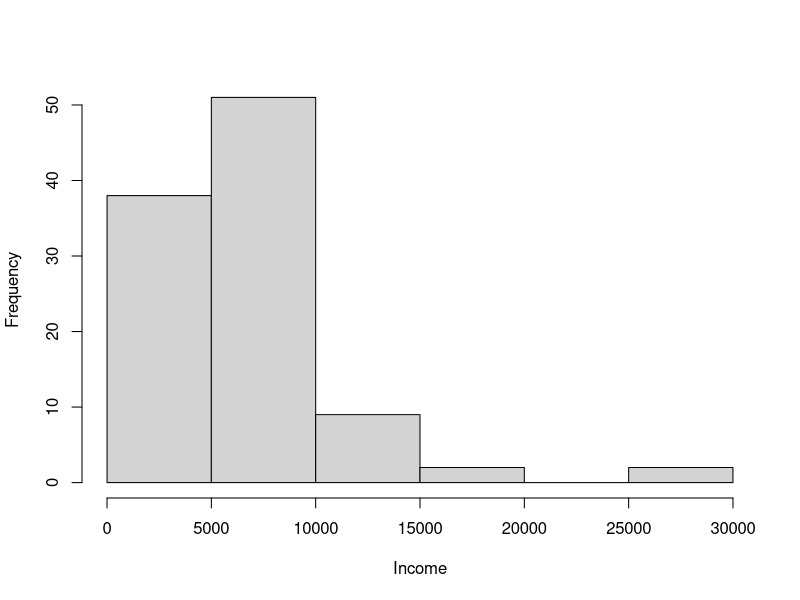
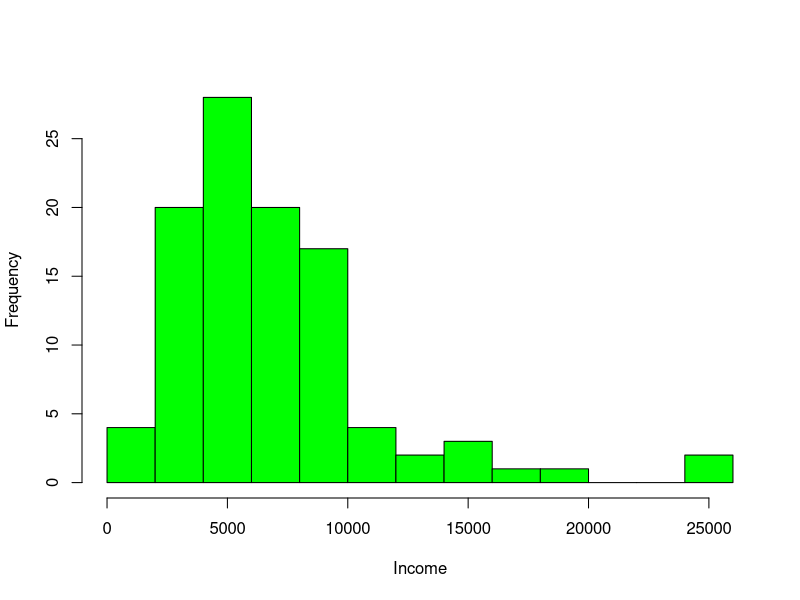
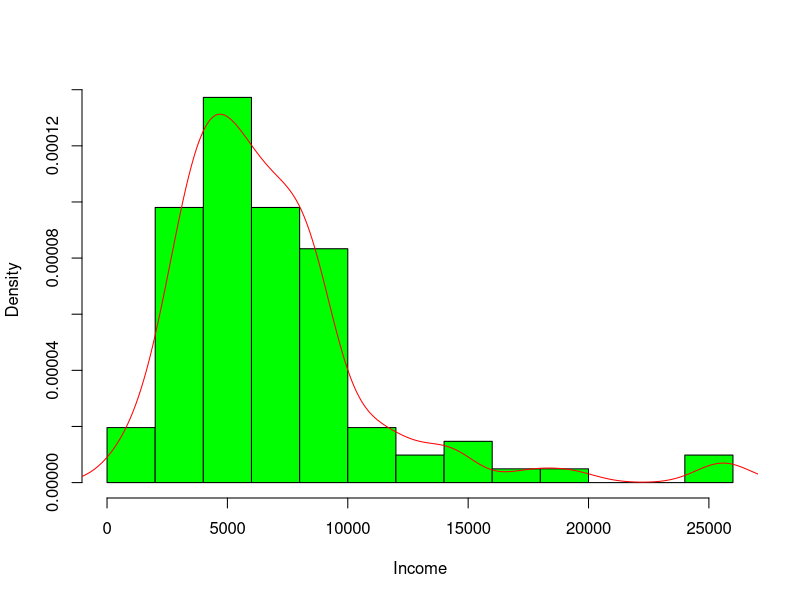
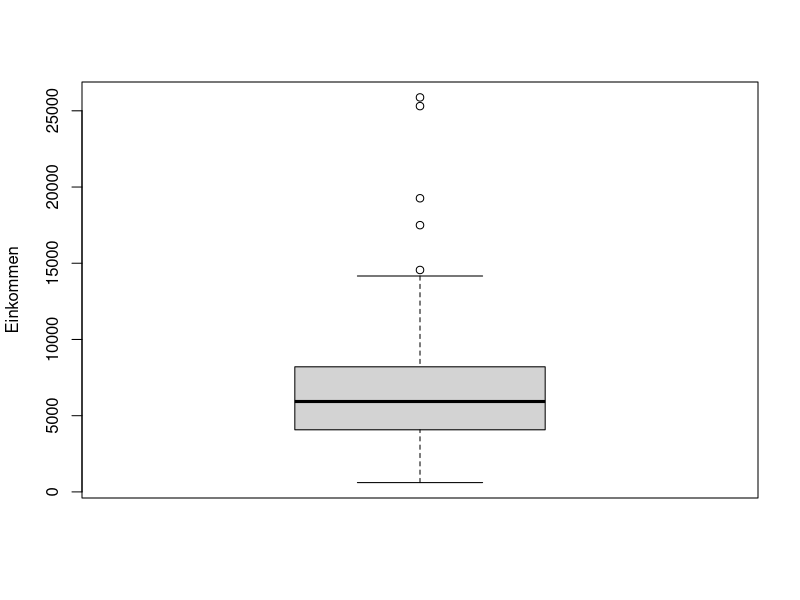
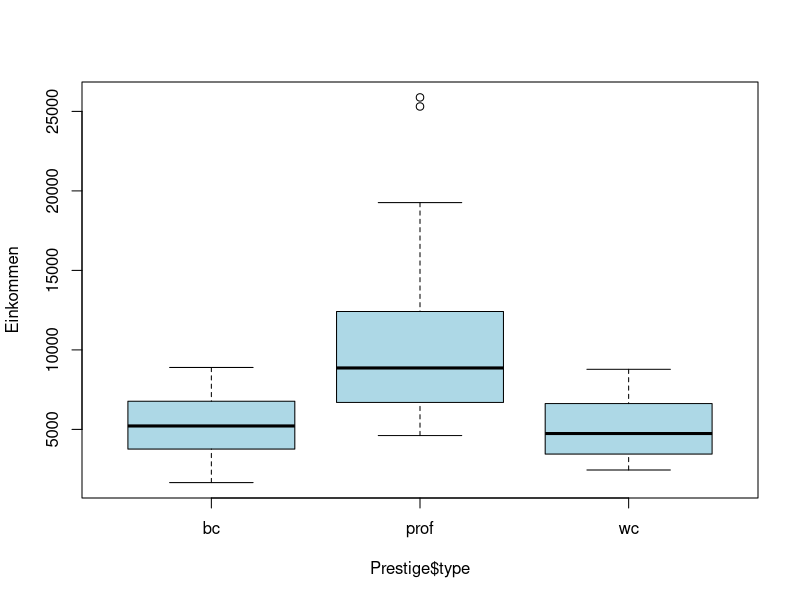
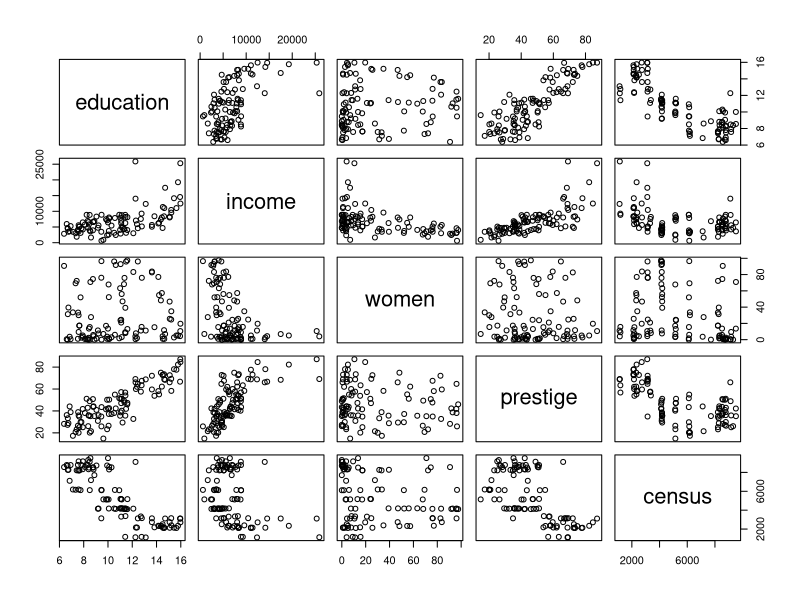

These figures' R source, in order: (Note: this script raises an error after producing the figures.)
##############################################################
# Nichtlineare Regression
# Jan-Philipp Kolb
# 21.03.2014
#
# Einführung - lineare Regression
#
##############################################################

#------------------------------------------------------------#
# Generelle Information
#------------------------------------------------------------#

options(scipen=10)

scriptname <- "Regression_A_lineareR.R"
author <- "Jan-Philipp Kolb"

#------------------------------------------------------------#
# Pfade angeben
#------------------------------------------------------------#

main.path <- "J:/Work/Statistik/Kolb/Workshops/2014/WorkshopRegression"

graph.path <- paste(main.path,"/Folien/figure",sep="")


#------------------------------------------------------------#
# Bibliotheken
#------------------------------------------------------------#

# DAAG package

library(car)

data(Prestige)

#------------------------------------------------------------#
# Daten anschauen - Histogramme
#------------------------------------------------------------#

  # Ein erster Überblick über die Daten
head(Prestige)

hist(Prestige$income,main="",xlab="Income")

hist(Prestige$income,main="",xlab="Income",breaks=15,
     col="green")


  # Wenn die Dichtelinie noch dazu gezeichnet werden soll:
hist(Prestige$income,main="",xlab="Income",breaks=15,
     col="green",probability=T)
points(density(Prestige$income),type="l",col="red")

#------------------------------------------------------------#
# Daten anschauen - Boxplot
#------------------------------------------------------------#

boxplot(Prestige$income,ylab="Einkommen")


boxplot(Prestige$income~Prestige$type,ylab="Einkommen",
        col="lightblue")

#------------------------------------------------------------#
# Daten anschauen - pairs
#------------------------------------------------------------#

  # Gut um ZUsammenhänge zwischen allen Variablen zu überprüfen:
pairs(Prestige[,1:5])



setwd(graph.path)
png("npReg_pairspanels_Prestige.png")
pairs.panels(Prestige[1:5],
             bg=c("red","yellow","blue")[Prestige$type],
             pch=21,main="") 
dev.off()



#------------------------------------------------------------#
# Erste Beispiele
#------------------------------------------------------------#

data(roller)
?roller




#------------------------------------------------------------#
# Weitere Beispiele
#------------------------------------------------------------#

data(exa)
plot (y ~ x, exa,main="Example A",pch=".")
lines(m ~ x, exa)



data(exb)
plot(y ~ x, exb,main="Example B",pch=".")
lines(m ~ x, exb)
data(faithful)
plot(waiting ~ duration, faithful,main="old Faithful",pch=".")



#------------------------------------------------------------#
# Links
#------------------------------------------------------------#


# http://www.uni-giessen.de/cms/fbz/fb07/fachgebiete/mathematik/mathematik/arbeitsgruppen/stoch/stochpers/eichnerdateien/skriptenfiles/r1sum10.r4win11

# http://www.academia.edu/3282090/Regression_modeling_strategies_with_applications_to_linear_models_logistic_regression_and_survival_analysis